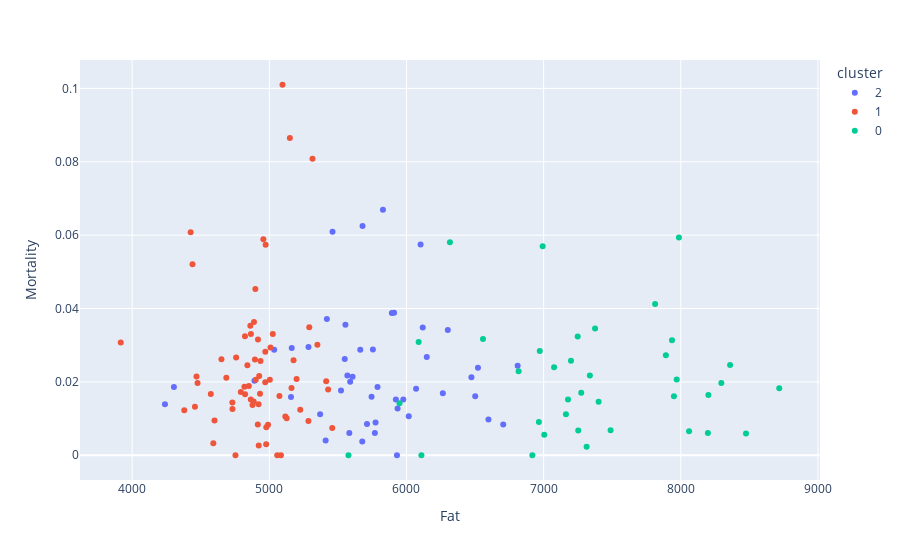

Source (notebook cell):
### Code cell
fig = px.scatter(df_vis, x = 'Fat', y = 'Mortality', color = 'cluster', hover_name = 'Country')
fig.show()

### Figure 1 — Plotly figure (JSON) as saved in the notebook; plotly's stock layout.template omitted (floating-point values rounded to 4 significant figures)
{"data": [{"hovertemplate": "<b>%{hovertext}</b><br><br>cluster=2<br>Fat=%{x}<br>Mortality=%{y}<extra></extra>", "hovertext": ["Afghanistan", "Algeria", "Azerbaijan", "Belize", "Bosnia and Herzegovina", "Botswana", "Cabo Verde", "Cambodia", "Central African Republic", "Chad", "Congo", "Cuba", "Dominican Republic", "El Salvador", "Eswatini", "Fiji", "Gabon", "Guatemala", "Guyana", "Honduras", "India", "Iran (Islamic Republic of)", "Jordan", "Kenya", "Korea, South", "Kuwait", "Lebanon", "Malaysia", "Mali", "Mauritania", "Mauritius", "Morocco", "Namibia", "Nicaragua", "North Macedonia", "Paraguay", "Peru", "Philippines", "Saudi Arabia", "South Africa", "Sudan", "Suriname", "Thailand", "Tunisia", "Turkey", "United Arab Emirates", "Venezuela (Bolivarian Republic of)"], "legendgroup": "2", "marker": {"color": "#636efa", "symbol": "circle"}, "mode": "markers", "name": "2", "orientation": "v", "showlegend": true, "type": "scatter", "x": [5420.0, 6301.0, 4239.0, 5158.0, 5035.0, 5678.0, 5370.0, 5931.0, 5935.0, 5829.0, 6811.0, 4892.0, 6070.0, 5163.0, 5589.0, 5680.0, 5769.0, 6119.0, 5286.0, 5755.0, 5977.0, 6103.0, 6598.0, 5789.0, 5523.0, 5583.0, 6705.0, 5775.0, 5893.0, 5607.0, 6521.0, 6265.0, 6017.0, 5663.0, 5555.0, 5569.0, 5909.0, 4304.0, 5923.0, 5550.0, 5461.0, 6473.0, 5745.0, 6501.0, 6148.0, 5411.0, 5712.0], "xaxis": "x", "y": [0.03716, 0.03415, 0.01391, 0.01588, 0.02876, 0.003744, 0.01115, 0, 0.01277, 0.06691, 0.02437, 0.02029, 0.01811, 0.02924, 0.02004, 0.0625, 0.006078, 0.03485, 0.02948, 0.02882, 0.01516, 0.05745, 0.009759, 0.01861, 0.01764, 0.006077, 0.008357, 0.008894, 0.03874, 0.02139, 0.02387, 0.01693, 0.01063, 0.02877, 0.03556, 0.02177, 0.03886, 0.01858, 0.01518, 0.02622, 0.06092, 0.02124, 0.01595, 0.01608, 0.02681, 0.003999, 0.008495], "yaxis": "y"}, {"hovertemplate": "<b>%{hovertext}</b><br><br>cluster=1<br>Fat=%{x}<br>Mortality=%{y}<extra></extra>", "hovertext": ["Albania", "Argentina", "Armenia", "Australia", "Austria", "Barbados", "Belarus", "Belgium", "Bolivia", "Brazil", "Bulgaria", "China", "Colombia", "Costa Rica", "Croatia", "Cyprus", "Czechia", "Denmark", "Dominica", "Ecuador", "Estonia", "Finland", "France", "Georgia", "Germany", "Greece", "Hungary", "Iceland", "Ireland", "Israel", "Italy", "Jamaica", "Japan", "Kazakhstan", "Kyrgyzstan", "Latvia", "Lithuania", "Luxembourg", "Maldives", "Malta", "Mexico", "Mongolia", "Montenegro", "Netherlands", "New Zealand", "Norway", "Oman", "Pakistan", "Panama", "Poland", "Portugal", "Romania", "Russian Federation", "Saint Vincent and the Grenadines", "Serbia", "Slovakia", "Slovenia", "Spain", "Sweden", "Switzerland", "Trinidad and Tobago", "Ukraine", "United Kingdom", "Uruguay", "Uzbekistan", "Vietnam"], "legendgroup": "1", "marker": {"color": "#EF553B", "symbol": "circle"}, "mode": "markers", "name": "1", "orientation": "v", "showlegend": true, "type": "scatter", "x": [4651.0, 4758.0, 4574.0, 5025.0, 4877.0, 4917.0, 5117.0, 4898.0, 4426.0, 5009.0, 4866.0, 4440.0, 5350.0, 5225.0, 4731.0, 5285.0, 4991.0, 4851.0, 4753.0, 5315.0, 4823.0, 5177.0, 4862.0, 4978.0, 4895.0, 5415.0, 4840.0, 4923.0, 4888.0, 5459.0, 5150.0, 5199.0, 5429.0, 5074.0, 4686.0, 4731.0, 4886.0, 4380.0, 4592.0, 4600.0, 5096.0, 5085.0, 4865.0, 4971.0, 4458.0, 4932.0, 5126.0, 5004.0, 4901.0, 4477.0, 4926.0, 4822.0, 4792.0, 5058.0, 4469.0, 4977.0, 4922.0, 5291.0, 4973.0, 4936.0, 5162.0, 4818.0, 4956.0, 4970.0, 4916.0, 3917.0], "xaxis": "x", "y": [0.02617, 0.02665, 0.01667, 0.03302, 0.01371, 0.03153, 0.01057, 0.04531, 0.06078, 0.02936, 0.03302, 0.05207, 0.03013, 0.0124, 0.0144, 0.009304, 0.008315, 0.01887, 0, 0.08079, 0.01665, 0.02589, 0.03532, 0.007662, 0.0261, 0.02015, 0.02456, 0.002682, 0.03632, 0.007423, 0.08644, 0.02079, 0.01794, 0.01613, 0.02115, 0.01259, 0.01463, 0.01226, 0.003294, 0.0095, 0.101, 0, 0.01523, 0.02819, 0.01325, 0.01674, 0.01007, 0.02059, 0.02056, 0.01972, 0.02158, 0.03244, 0.01721, 0, 0.02144, 0.002997, 0.01389, 0.03488, 0.05734, 0.02571, 0.01831, 0.01868, 0.05888, 0.01992, 0.008359, 0.0307], "yaxis": "y"}, {"hovertemplate": "<b>%{hovertext}</b><br><br>cluster=0<br>Fat=%{x}<br>Mortality=%{y}<extra></extra>", "hovertext": ["Angola", "Bangladesh", "Benin", "Burkina Faso", "Cameroon", "Cote d'Ivoire", "Djibouti", "Egypt", "Ethiopia", "Gambia", "Ghana", "Guinea", "Guinea-Bissau", "Haiti", "Indonesia", "Iraq", "Lao People's Democratic Republic", "Lesotho", "Liberia", "Madagascar", "Malawi", "Mozambique", "Nepal", "Niger", "Nigeria", "Rwanda", "Sao Tome and Principe", "Senegal", "Sierra Leone", "Solomon Islands", "Sri Lanka", "Timor-Leste", "Togo", "Uganda", "United Republic of Tanzania", "Zambia", "Zimbabwe"], "legendgroup": "0", "marker": {"color": "#00cc96", "symbol": "circle"}, "mode": "markers", "name": "0", "orientation": "v", "showlegend": true, "type": "scatter", "x": [6558.0, 7401.0, 8201.0, 7891.0, 8296.0, 8475.0, 7163.0, 6317.0, 7178.0, 7248.0, 8060.0, 8198.0, 7274.0, 7199.0, 7375.0, 7076.0, 5577.0, 6818.0, 7986.0, 5949.0, 6089.0, 7252.0, 7005.0, 6993.0, 8718.0, 7488.0, 7950.0, 7970.0, 7936.0, 6918.0, 7313.0, 6109.0, 8359.0, 6965.0, 7813.0, 7337.0, 6972.0], "xaxis": "x", "y": [0.03168, 0.01456, 0.01643, 0.02723, 0.01972, 0.005954, 0.01115, 0.05808, 0.01519, 0.03234, 0.006544, 0.006077, 0.01706, 0.02574, 0.03454, 0.02396, 0, 0.02291, 0.05938, 0.01416, 0.03089, 0.006769, 0.005565, 0.05698, 0.01828, 0.006811, 0.01608, 0.02067, 0.03132, 0, 0.002311, 0, 0.02463, 0.009073, 0.04126, 0.02177, 0.02843], "yaxis": "y"}], "layout": {"legend": {"title": {"text": "cluster"}, "tracegroupgap": 0}, "margin": {"t": 60}, "xaxis": {"anchor": "y", "domain": [0, 1], "title": {"text": "Fat"}}, "yaxis": {"anchor": "x", "domain": [0, 1], "title": {"text": "Mortality"}}}}
